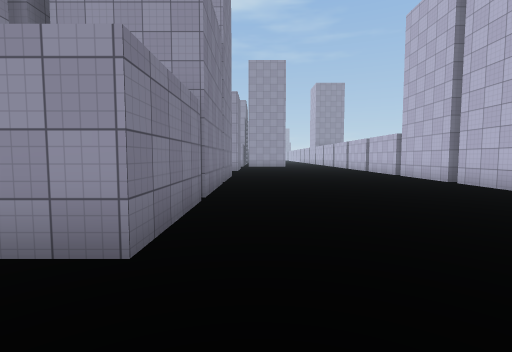
[1] (above)

15 first-person views from a walk through a Unity game level. The camera is 1.5 m above the floor, tilts 4° down and sees 85° across. The floor is counted in squares, 2 m on a side. Each view is taken from the middle of a square. On the plan, view 1 faces up. The plan holds only what a view shows up to about 10 squares ahead; the rest is blank. The place goes on beyond the plan. The player character is not drawn. Surface patterns are stand-ins for the level's own textures.

[2]
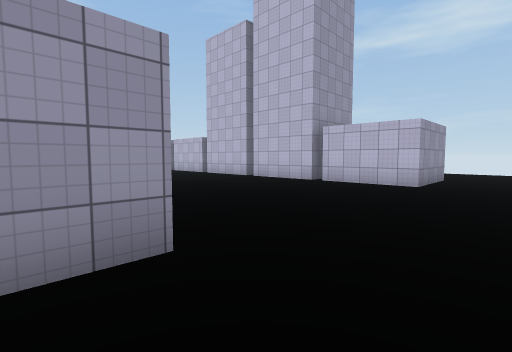

[3]
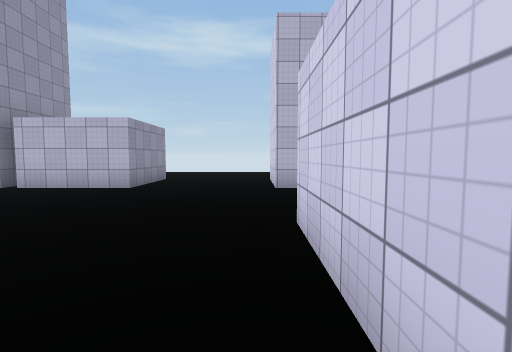

[4]
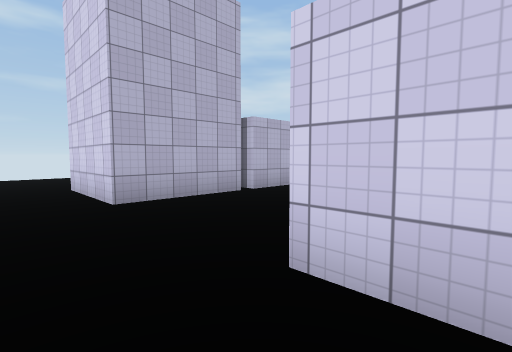

[5]
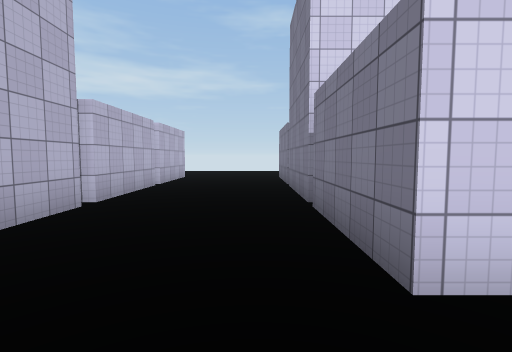

[6]
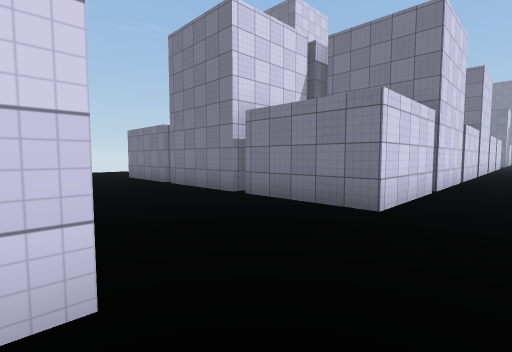

[7]
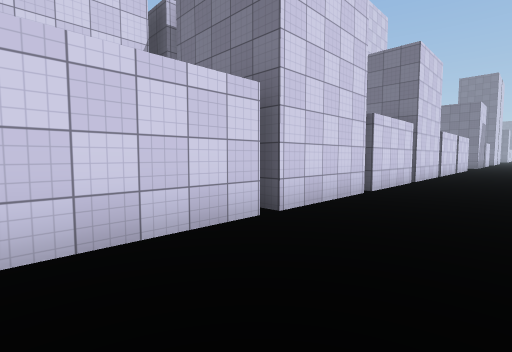

[8]
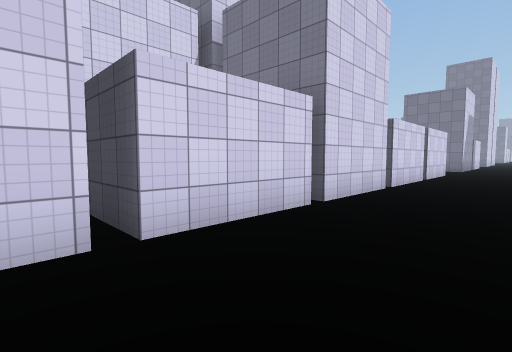

[9]
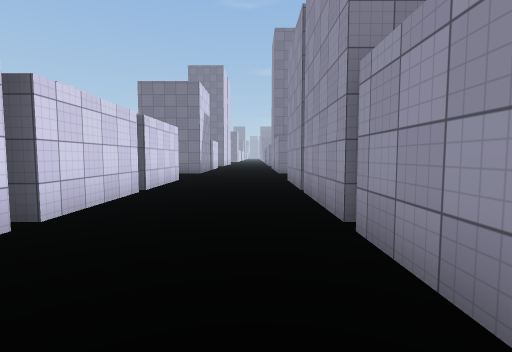

[10]
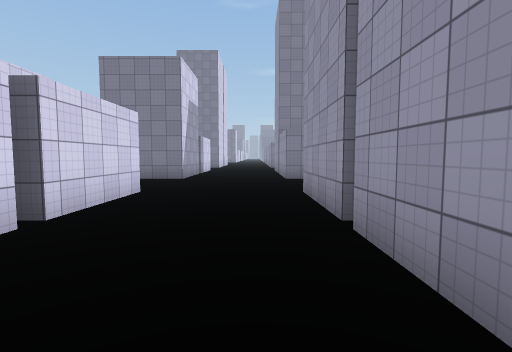

[11]
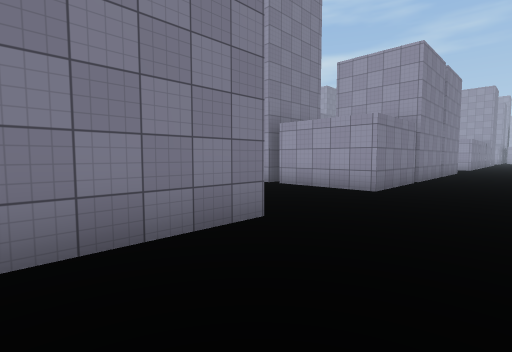

[12]
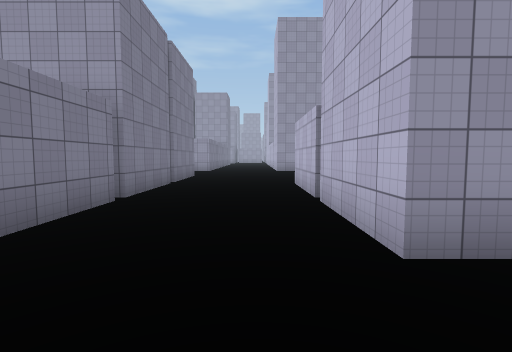

[13]
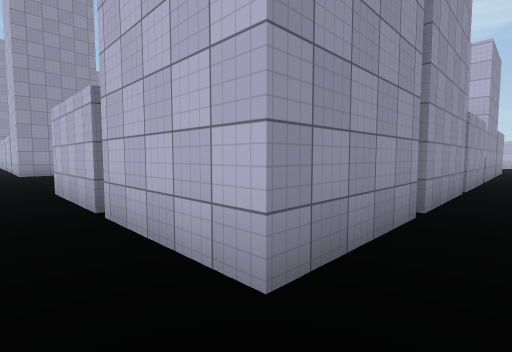

[14]
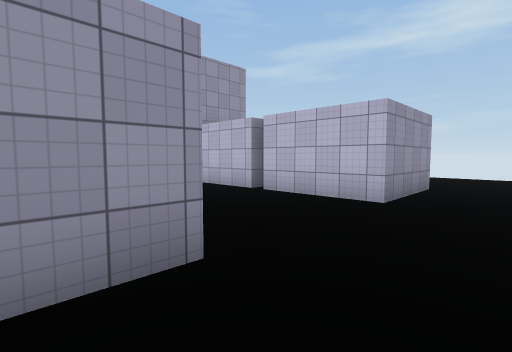

[15]
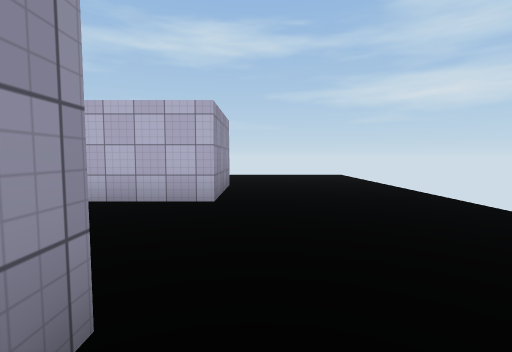

### Floor plan
Points are (right, up) in squares from view 1. A wall is a line through its corners. A room is listed if a view was taken in it or the views show most of it. See-through windows are left out.
Room 1 (views 1, 2, 3, 4, 5, 6, 7, 8, 9, 10, 11, 12, 13, 14, 15)
walls: (-3.6, -1.5) (-0.9, -1.5); (-0.6, -1.5) (2.1, -1.5) (2.1, -4.2); (-4, 2) (-6.8, 2); (-6.8, -1.5) (-4, -1.5); (-7, 2) (-9.9, 2); (-0.9, 4.8) (-0.9, 2) (-2, 2); (2.1, -4.5) (2.1, -7.2); (-9.9, -1.5) (-7, -1.5); (-10.1, 2) (-12.9, 2); (2.1, -7.5) (2.1, -10.3) (1, -10.3); (-0.9, 7.8) (-0.9, 5); (5.6, -4.2) (5.6, -1.5) (8.4, -1.5); (-12.9, -1.5) (-10.2, -1.5) (-10.2, -1.9); (-13.1, 2) (-15.9, 2) (-15.9, 4.8); (5.6, 5.1) (5.6, 7.9); (5.6, -7.2) (5.6, -4.5); (-0.9, 9.8) (-0.9, 8.1); (8.4, 2) (5.6, 2) (5.6, 4.8); (5.6, 8.1) (5.6, 10.1); (-16, -1.5) (-13.2, -1.5) (-13.2, -1.9); (-15.9, 5) (-15.9, 7.9); (8.4, -10.3) (5.6, -10.3) (5.6, -7.5); (-20, -1.5) (-19.4, -1.5) (-19.4, -4); (-19.4, 4.8) (-19.4, 2) (-21.5, 2); (-19.4, 7.9) (-19.4, 5); (-19.4, 10.1) (-19.4, 8.1)

Where each view was taken, in squares from view 1:
view 1: 0 up, 0 right, facing up
view 2: 0 up, 2 left, facing up-right
view 3: 1 down, 1 left, facing right
view 4: 0 up, 1 right, facing down-right
view 5: 0 up, 3 right, facing down
view 6: 0 up, 6 right, facing down-left
view 7: 1 up, 2 right, facing down-left
view 8: 1 up, 3 left, facing down-left
view 9: 1 up, 7 left, facing left
view 10: 1 up, 10 left, facing left
view 11: 4 down, 17 left, facing up-left
view 12: 0 up, 17 left, facing up
view 13: 1 up, 17 left, facing up-right
view 14: 12 down, 1 right, facing up-right
view 15: 11 down, 1 right, facing right
